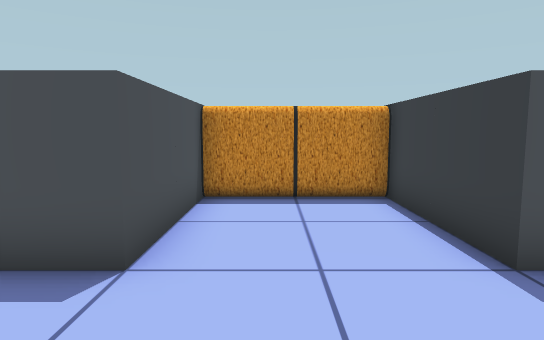
[1] (above)

16 first-person views from a walk through a 3-D level made in the Unity game engine. The camera is 1.4 m above the floor, tilts 6° down and sees 75° across. The floor is counted in squares, 1 m on a side. Each view is taken from the middle of a square. On the plan, view 1 faces up. The plan holds only what a view shows up to about 15 squares ahead; the rest is blank. The place goes on beyond the plan.

[2]
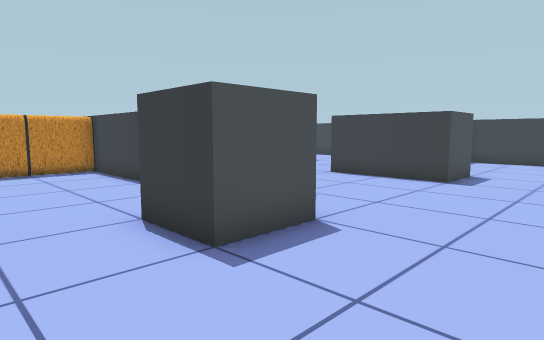

[3]
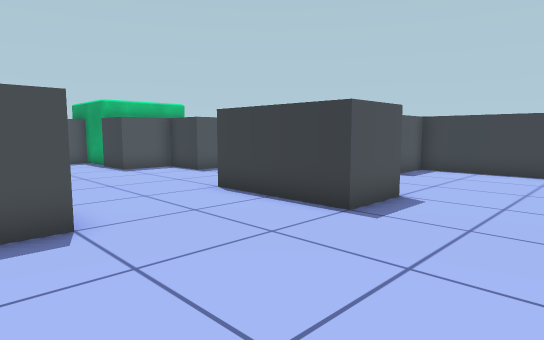

[4]
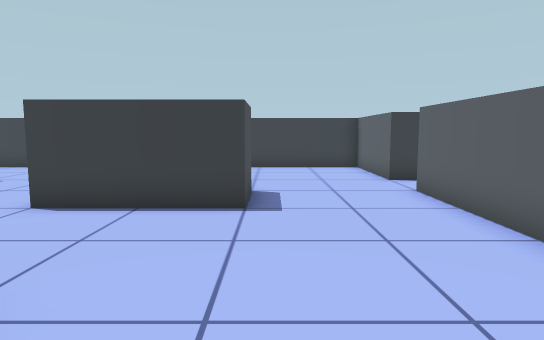

[5]
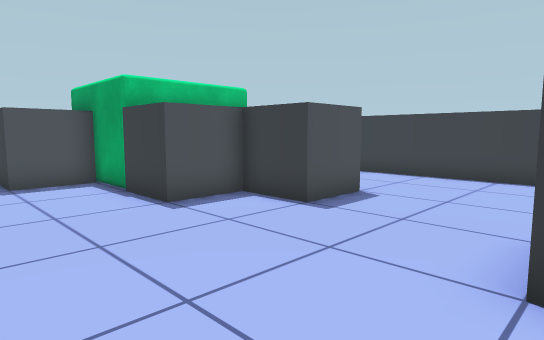

[6]
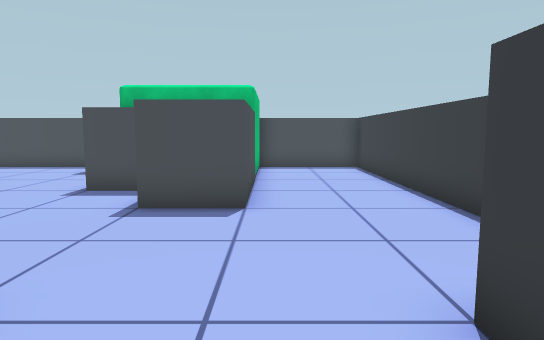

[7]
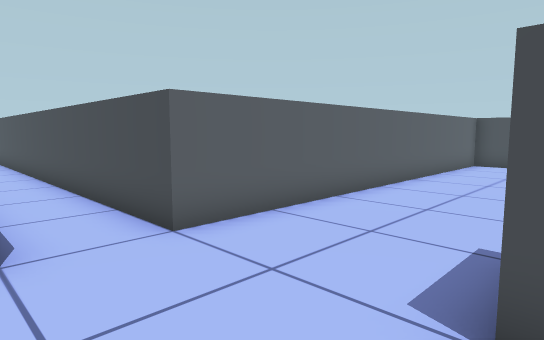

[8]
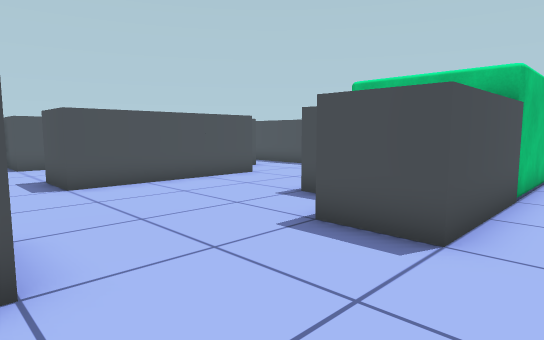

[9]
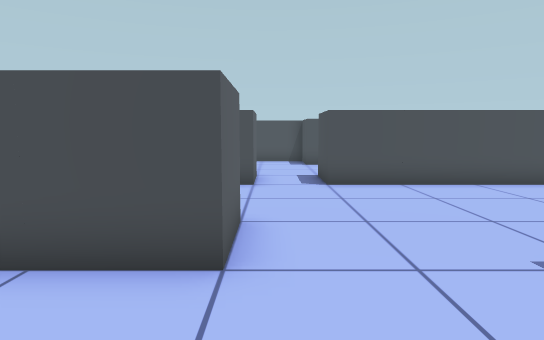

[10]
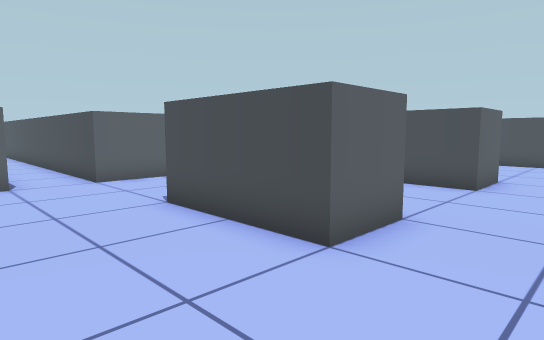

[11]
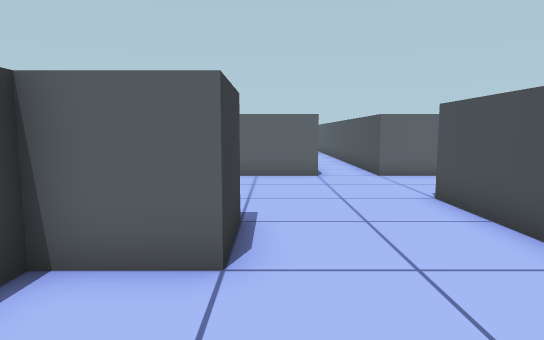

[12]
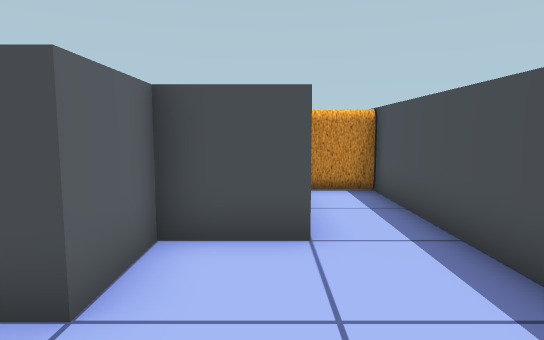

[13]
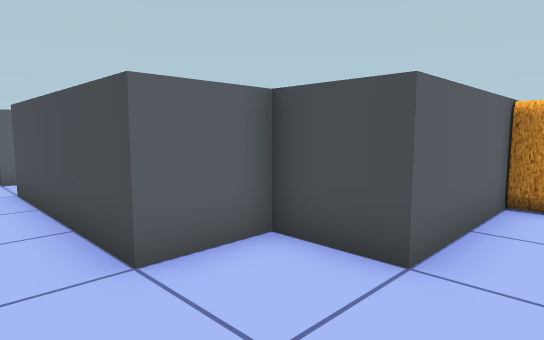

[14]
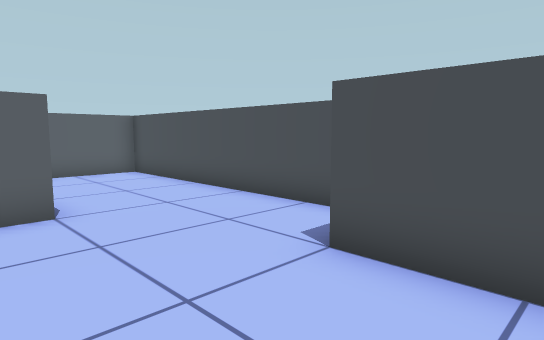

[15]
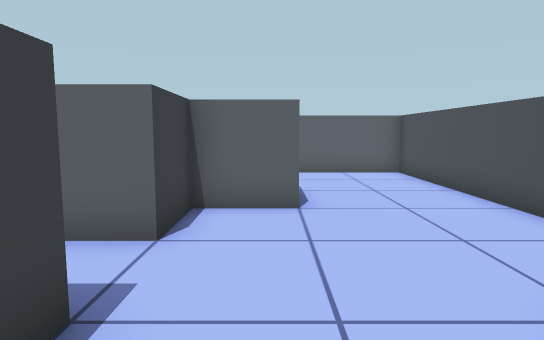

[16]
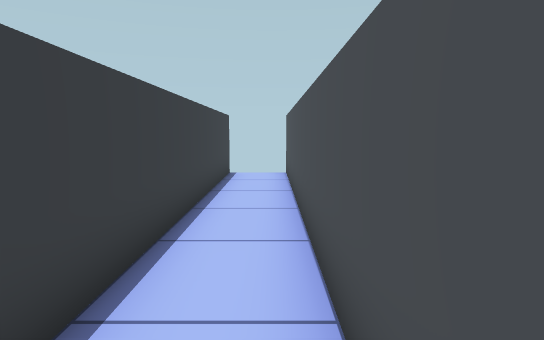

### Floor plan
Points are (right, up) in squares from view 1. A wall is a line through its corners. A room is listed if a view was taken in it or the views show most of it. See-through windows are left out.
Room 1 (views 1, 2, 3, 4, 5, 6, 7, 8, 9, 10, 11, 12, 13, 14, 15, 16)
walls: (8.5, 1.5) (10.5, 1.5) (10.5, -2.5) (8.5, -2.5) (8.5, 1.5); (2.6, -2.5) (0.5, -2.5) (0.5, -0.5) (2.5, -0.5) (2.5, 1.5) (4.5, 1.5) (4.5, -0.5) (3.6, -0.5); (12.5, -7.4) (12.5, -6.5) (16.5, -6.5) (16.5, -0.5) (14.5, -0.5) (14.5, 1.5) (16.5, 1.5) (16.5, 13.5) (12.5, 13.5); (12.5, 9.5) (12.5, 5.5) (10.5, 5.5) (10.5, 7.5) (8.5, 7.5) (8.5, 9.5); (-3.5, 2.1) (-3.5, -6.5) (10.5, -6.5) (10.5, -22.5); (8.5, 11.5) (6.5, 11.5) (6.5, 12.8); (-1.5, 7.5) (-1.5, 3.5) (-3.5, 3.5); (5.4, 13.5) (-1.5, 13.5); (-1.5, 11.5) (2.5, 11.5) (2.5, 9.5) (4.5, 9.5) (4.5, 3.5) (2.5, 3.5) (2.5, 7.5); (12.5, -22.5) (12.5, -11.9)
objects: other object (-3, 12) to (-2, 13); other object (-1, 8) to (0, 9); other object (1, 8) to (2, 9)

Where each view was taken, in squares from view 1:
view 1: 0 up, 0 right, facing up
view 2: 6 down, 2 left, facing up-right
view 3: 6 down, 3 right, facing up-right
view 4: 3 down, 2 right, facing right
view 5: 1 up, 5 right, facing up-right
view 6: 1 down, 13 right, facing up
view 7: 2 down, 13 right, facing down-left
view 8: 1 up, 14 right, facing up-left
view 9: 2 up, 14 right, facing left
view 10: 4 up, 14 right, facing down-left
view 11: 5 up, 14 right, facing down
view 12: 11 up, 7 right, facing left
view 13: 13 up, 6 right, facing down-left
view 14: 6 up, 2 right, facing down-left
view 15: 6 up, 1 right, facing down
view 16: 10 down, 11 right, facing down
